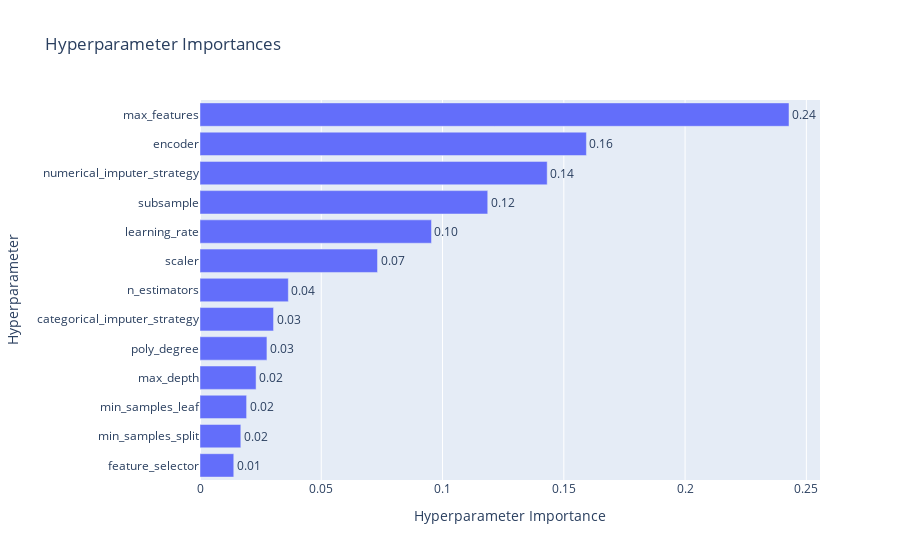

Notebook source saved alongside this figure:
### Code cell
ov.plot_param_importances(GradientBoostingRegressor_study)

### Figure 1 — Plotly figure (JSON) as saved in the notebook; plotly's stock layout.template omitted (floating-point values rounded to 4 significant figures)
{"data": [{"cliponaxis": false, "hovertemplate": ["feature_selector (CategoricalDistribution): 0.01392300232407389<extra></extra>", "min_samples_split (IntDistribution): 0.016831379427636673<extra></extra>", "min_samples_leaf (IntDistribution): 0.01921316700106889<extra></extra>", "max_depth (IntDistribution): 0.023121025617947922<extra></extra>", "poly_degree (IntDistribution): 0.027598864812307947<extra></extra>", "categorical_imputer_strategy (CategoricalDistribution): 0.030325270348724297<extra></extra>", "n_estimators (IntDistribution): 0.03641659539129939<extra></extra>", "scaler (CategoricalDistribution): 0.07319030342193583<extra></extra>", "learning_rate (FloatDistribution): 0.09543749091925537<extra></extra>", "subsample (FloatDistribution): 0.11863628229393212<extra></extra>", "numerical_imputer_strategy (CategoricalDistribution): 0.14314689635961683<extra></extra>", "encoder (CategoricalDistribution): 0.15931690819033556<extra></extra>", "max_features (FloatDistribution): 0.24284281389186513<extra></extra>"], "name": "Objective Value", "orientation": "h", "text": ["0.01", "0.02", "0.02", "0.02", "0.03", "0.03", "0.04", "0.07", "0.10", "0.12", "0.14", "0.16", "0.24"], "textposition": "outside", "type": "bar", "x": [0.01392, 0.01683, 0.01921, 0.02312, 0.0276, 0.03033, 0.03642, 0.07319, 0.09544, 0.1186, 0.1431, 0.1593, 0.2428], "y": ["feature_selector", "min_samples_split", "min_samples_leaf", "max_depth", "poly_degree", "categorical_imputer_strategy", "n_estimators", "scaler", "learning_rate", "subsample", "numerical_imputer_strategy", "encoder", "max_features"]}], "layout": {"title": {"text": "Hyperparameter Importances"}, "xaxis": {"title": {"text": "Hyperparameter Importance"}}, "yaxis": {"title": {"text": "Hyperparameter"}}}}
